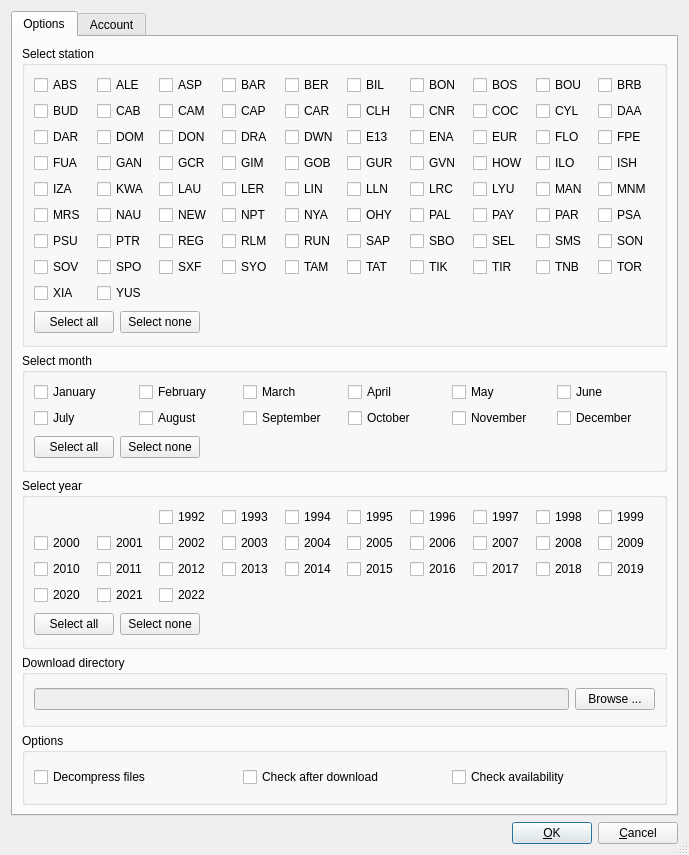
<?xml version="1.0" encoding="UTF-8"?>
<ui version="4.0">
 <class>DownloadManagerDialog</class>
 <widget class="QDialog" name="DownloadManagerDialog">
  <property name="geometry">
   <rect>
    <x>0</x>
    <y>0</y>
    <width>689</width>
    <height>855</height>
   </rect>
  </property>
  <property name="sizePolicy">
   <sizepolicy hsizetype="Preferred" vsizetype="Preferred">
    <horstretch>0</horstretch>
    <verstretch>0</verstretch>
   </sizepolicy>
  </property>
  <property name="windowTitle">
   <string>Download manager</string>
  </property>
  <property name="sizeGripEnabled">
   <bool>true</bool>
  </property>
  <property name="modal">
   <bool>true</bool>
  </property>
  <layout class="QGridLayout" name="gridLayout_8">
   <item row="0" column="0">
    <widget class="QTabWidget" name="tabWidget">
     <property name="currentIndex">
      <number>0</number>
     </property>
     <widget class="QWidget" name="OptionsTab">
      <attribute name="title">
       <string>Options</string>
      </attribute>
      <layout class="QGridLayout" name="gridLayout_7">
       <item row="0" column="0">
        <widget class="QGroupBox" name="SelectStation_groupBox">
         <property name="title">
          <string>Select station</string>
         </property>
         <layout class="QGridLayout" name="gridLayout_2">
          <item row="0" column="0" colspan="3">
           <layout class="QGridLayout" name="gridLayout">
            <item row="4" column="5">
             <widget class="QCheckBox" name="LLN_checkBox">
              <property name="text">
               <string>LLN</string>
              </property>
             </widget>
            </item>
            <item row="3" column="5">
             <widget class="QCheckBox" name="GUR_checkBox">
              <property name="text">
               <string>GUR</string>
              </property>
             </widget>
            </item>
            <item row="3" column="2">
             <widget class="QCheckBox" name="GCR_checkBox">
              <property name="text">
               <string>GCR</string>
              </property>
             </widget>
            </item>
            <item row="3" column="4">
             <widget class="QCheckBox" name="GOB_checkBox">
              <property name="text">
               <string>GOB</string>
              </property>
             </widget>
            </item>
            <item row="0" column="1">
             <widget class="QCheckBox" name="ALE_checkBox">
              <property name="text">
               <string>ALE</string>
              </property>
             </widget>
            </item>
            <item row="3" column="7">
             <widget class="QCheckBox" name="HOW_checkBox">
              <property name="text">
               <string>HOW</string>
              </property>
             </widget>
            </item>
            <item row="4" column="2">
             <widget class="QCheckBox" name="LAU_checkBox">
              <property name="text">
               <string>LAU</string>
              </property>
             </widget>
            </item>
            <item row="3" column="0">
             <widget class="QCheckBox" name="FUA_checkBox">
              <property name="text">
               <string>FUA</string>
              </property>
             </widget>
            </item>
            <item row="3" column="6">
             <widget class="QCheckBox" name="GVN_checkBox">
              <property name="text">
               <string>GVN</string>
              </property>
             </widget>
            </item>
            <item row="6" column="2">
             <widget class="QCheckBox" name="REG_checkBox">
              <property name="text">
               <string>REG</string>
              </property>
             </widget>
            </item>
            <item row="2" column="4">
             <widget class="QCheckBox" name="DWN_checkBox">
              <property name="text">
               <string>DWN</string>
              </property>
             </widget>
            </item>
            <item row="1" column="1">
             <widget class="QCheckBox" name="CAB_checkBox">
              <property name="text">
               <string>CAB</string>
              </property>
             </widget>
            </item>
            <item row="2" column="6">
             <widget class="QCheckBox" name="ENA_checkBox">
              <property name="text">
               <string>ENA</string>
              </property>
             </widget>
            </item>
            <item row="0" column="7">
             <widget class="QCheckBox" name="BOS_checkBox">
              <property name="text">
               <string>BOS</string>
              </property>
             </widget>
            </item>
            <item row="4" column="3">
             <widget class="QCheckBox" name="LER_checkBox">
              <property name="text">
               <string>LER</string>
              </property>
             </widget>
            </item>
            <item row="0" column="5">
             <widget class="QCheckBox" name="BIL_checkBox">
              <property name="text">
               <string>BIL</string>
              </property>
             </widget>
            </item>
            <item row="1" column="7">
             <widget class="QCheckBox" name="COC_checkBox">
              <property name="text">
               <string>COC</string>
              </property>
             </widget>
            </item>
            <item row="7" column="0">
             <widget class="QCheckBox" name="SOV_checkBox">
              <property name="text">
               <string>SOV</string>
              </property>
             </widget>
            </item>
            <item row="5" column="4">
             <widget class="QCheckBox" name="NYA_checkBox">
              <property name="text">
               <string>NYA</string>
              </property>
             </widget>
            </item>
            <item row="6" column="4">
             <widget class="QCheckBox" name="RUN_checkBox">
              <property name="text">
               <string>RUN</string>
              </property>
             </widget>
            </item>
            <item row="7" column="3">
             <widget class="QCheckBox" name="SYO_checkBox">
              <property name="text">
               <string>SYO</string>
              </property>
             </widget>
            </item>
            <item row="7" column="2">
             <widget class="QCheckBox" name="SXF_checkBox">
              <property name="text">
               <string>SXF</string>
              </property>
             </widget>
            </item>
            <item row="1" column="5">
             <widget class="QCheckBox" name="CLH_checkBox">
              <property name="text">
               <string>CLH</string>
              </property>
             </widget>
            </item>
            <item row="4" column="1">
             <widget class="QCheckBox" name="KWA_checkBox">
              <property name="text">
               <string>KWA</string>
              </property>
             </widget>
            </item>
            <item row="4" column="7">
             <widget class="QCheckBox" name="LYU_checkBox">
              <property name="text">
               <string>LYU</string>
              </property>
             </widget>
            </item>
            <item row="5" column="3">
             <widget class="QCheckBox" name="NPT_checkBox">
              <property name="text">
               <string>NPT</string>
              </property>
             </widget>
            </item>
            <item row="5" column="6">
             <widget class="QCheckBox" name="PAL_checkBox">
              <property name="text">
               <string>PAL</string>
              </property>
             </widget>
            </item>
            <item row="2" column="5">
             <widget class="QCheckBox" name="E13_checkBox">
              <property name="text">
               <string>E13</string>
              </property>
             </widget>
            </item>
            <item row="7" column="9">
             <widget class="QCheckBox" name="TOR_checkBox">
              <property name="text">
               <string>TOR</string>
              </property>
             </widget>
            </item>
            <item row="6" column="5">
             <widget class="QCheckBox" name="SAP_checkBox">
              <property name="text">
               <string>SAP</string>
              </property>
             </widget>
            </item>
            <item row="4" column="4">
             <widget class="QCheckBox" name="LIN_checkBox">
              <property name="text">
               <string>LIN</string>
              </property>
             </widget>
            </item>
            <item row="0" column="2">
             <widget class="QCheckBox" name="ASP_checkBox">
              <property name="text">
               <string>ASP</string>
              </property>
             </widget>
            </item>
            <item row="0" column="6">
             <widget class="QCheckBox" name="BON_checkBox">
              <property name="text">
               <string>BON</string>
              </property>
             </widget>
            </item>
            <item row="2" column="1">
             <widget class="QCheckBox" name="DOM_checkBox">
              <property name="text">
               <string>DOM</string>
              </property>
             </widget>
            </item>
            <item row="5" column="0">
             <widget class="QCheckBox" name="MRS_checkBox">
              <property name="text">
               <string>MRS</string>
              </property>
             </widget>
            </item>
            <item row="2" column="3">
             <widget class="QCheckBox" name="DRA_checkBox">
              <property name="text">
               <string>DRA</string>
              </property>
             </widget>
            </item>
            <item row="1" column="4">
             <widget class="QCheckBox" name="CAR_checkBox">
              <property name="text">
               <string>CAR</string>
              </property>
             </widget>
            </item>
            <item row="0" column="4">
             <widget class="QCheckBox" name="BER_checkBox">
              <property name="text">
               <string>BER</string>
              </property>
             </widget>
            </item>
            <item row="7" column="1">
             <widget class="QCheckBox" name="SPO_checkBox">
              <property name="text">
               <string>SPO</string>
              </property>
             </widget>
            </item>
            <item row="4" column="6">
             <widget class="QCheckBox" name="LRC_checkBox">
              <property name="text">
               <string>LRC</string>
              </property>
             </widget>
            </item>
            <item row="7" column="7">
             <widget class="QCheckBox" name="TIR_checkBox">
              <property name="text">
               <string>TIR</string>
              </property>
             </widget>
            </item>
            <item row="5" column="1">
             <widget class="QCheckBox" name="NAU_checkBox">
              <property name="text">
               <string>NAU</string>
              </property>
             </widget>
            </item>
            <item row="6" column="7">
             <widget class="QCheckBox" name="SEL_checkBox">
              <property name="text">
               <string>SEL</string>
              </property>
             </widget>
            </item>
            <item row="4" column="0">
             <widget class="QCheckBox" name="IZA_checkBox">
              <property name="text">
               <string>IZA</string>
              </property>
             </widget>
            </item>
            <item row="2" column="2">
             <widget class="QCheckBox" name="DON_checkBox">
              <property name="enabled">
               <bool>true</bool>
              </property>
              <property name="text">
               <string>DON</string>
              </property>
             </widget>
            </item>
            <item row="6" column="3">
             <widget class="QCheckBox" name="RLM_checkBox">
              <property name="text">
               <string>RLM</string>
              </property>
             </widget>
            </item>
            <item row="3" column="1">
             <widget class="QCheckBox" name="GAN_checkBox">
              <property name="text">
               <string>GAN</string>
              </property>
             </widget>
            </item>
            <item row="5" column="7">
             <widget class="QCheckBox" name="PAY_checkBox">
              <property name="text">
               <string>PAY</string>
              </property>
             </widget>
            </item>
            <item row="0" column="3">
             <widget class="QCheckBox" name="BAR_checkBox">
              <property name="text">
               <string>BAR</string>
              </property>
             </widget>
            </item>
            <item row="0" column="0">
             <widget class="QCheckBox" name="ABS_checkBox">
              <property name="text">
               <string>ABS</string>
              </property>
             </widget>
            </item>
            <item row="6" column="6">
             <widget class="QCheckBox" name="SBO_checkBox">
              <property name="text">
               <string>SBO</string>
              </property>
             </widget>
            </item>
            <item row="2" column="7">
             <widget class="QCheckBox" name="EUR_checkBox">
              <property name="text">
               <string>EUR</string>
              </property>
             </widget>
            </item>
            <item row="5" column="5">
             <widget class="QCheckBox" name="OHY_checkBox">
              <property name="text">
               <string>OHY</string>
              </property>
             </widget>
            </item>
            <item row="6" column="0">
             <widget class="QCheckBox" name="PSU_checkBox">
              <property name="text">
               <string>PSU</string>
              </property>
             </widget>
            </item>
            <item row="3" column="3">
             <widget class="QCheckBox" name="GIM_checkBox">
              <property name="text">
               <string>GIM</string>
              </property>
             </widget>
            </item>
            <item row="1" column="6">
             <widget class="QCheckBox" name="CNR_checkBox">
              <property name="text">
               <string>CNR</string>
              </property>
             </widget>
            </item>
            <item row="1" column="0">
             <widget class="QCheckBox" name="BUD_checkBox">
              <property name="text">
               <string>BUD</string>
              </property>
             </widget>
            </item>
            <item row="2" column="0">
             <widget class="QCheckBox" name="DAR_checkBox">
              <property name="text">
               <string>DAR</string>
              </property>
             </widget>
            </item>
            <item row="1" column="2">
             <widget class="QCheckBox" name="CAM_checkBox">
              <property name="text">
               <string>CAM</string>
              </property>
             </widget>
            </item>
            <item row="7" column="5">
             <widget class="QCheckBox" name="TAT_checkBox">
              <property name="text">
               <string>TAT</string>
              </property>
             </widget>
            </item>
            <item row="1" column="3">
             <widget class="QCheckBox" name="CAP_checkBox">
              <property name="text">
               <string>CAP</string>
              </property>
             </widget>
            </item>
            <item row="5" column="2">
             <widget class="QCheckBox" name="NEW_checkBox">
              <property name="text">
               <string>NEW</string>
              </property>
             </widget>
            </item>
            <item row="6" column="1">
             <widget class="QCheckBox" name="PTR_checkBox">
              <property name="text">
               <string>PTR</string>
              </property>
             </widget>
            </item>
            <item row="7" column="6">
             <widget class="QCheckBox" name="TIK_checkBox">
              <property name="text">
               <string>TIK</string>
              </property>
             </widget>
            </item>
            <item row="7" column="4">
             <widget class="QCheckBox" name="TAM_checkBox">
              <property name="text">
               <string>TAM</string>
              </property>
             </widget>
            </item>
            <item row="7" column="8">
             <widget class="QCheckBox" name="TNB_checkBox">
              <property name="text">
               <string>TNB</string>
              </property>
             </widget>
            </item>
            <item row="0" column="8">
             <widget class="QCheckBox" name="BOU_checkBox">
              <property name="text">
               <string>BOU</string>
              </property>
             </widget>
            </item>
            <item row="0" column="9">
             <widget class="QCheckBox" name="BRB_checkBox">
              <property name="text">
               <string>BRB</string>
              </property>
             </widget>
            </item>
            <item row="1" column="8">
             <widget class="QCheckBox" name="CYL_checkBox">
              <property name="text">
               <string>CYL</string>
              </property>
             </widget>
            </item>
            <item row="1" column="9">
             <widget class="QCheckBox" name="DAA_checkBox">
              <property name="text">
               <string>DAA</string>
              </property>
             </widget>
            </item>
            <item row="2" column="8">
             <widget class="QCheckBox" name="FLO_checkBox">
              <property name="text">
               <string>FLO</string>
              </property>
             </widget>
            </item>
            <item row="2" column="9">
             <widget class="QCheckBox" name="FPE_checkBox">
              <property name="text">
               <string>FPE</string>
              </property>
             </widget>
            </item>
            <item row="3" column="8">
             <widget class="QCheckBox" name="ILO_checkBox">
              <property name="text">
               <string>ILO</string>
              </property>
             </widget>
            </item>
            <item row="3" column="9">
             <widget class="QCheckBox" name="ISH_checkBox">
              <property name="text">
               <string>ISH</string>
              </property>
             </widget>
            </item>
            <item row="4" column="8">
             <widget class="QCheckBox" name="MAN_checkBox">
              <property name="text">
               <string>MAN</string>
              </property>
             </widget>
            </item>
            <item row="4" column="9">
             <widget class="QCheckBox" name="MNM_checkBox">
              <property name="text">
               <string>MNM</string>
              </property>
             </widget>
            </item>
            <item row="5" column="8">
             <widget class="QCheckBox" name="PAR_checkBox">
              <property name="text">
               <string>PAR</string>
              </property>
             </widget>
            </item>
            <item row="5" column="9">
             <widget class="QCheckBox" name="PSA_checkBox">
              <property name="enabled">
               <bool>true</bool>
              </property>
              <property name="text">
               <string>PSA</string>
              </property>
             </widget>
            </item>
            <item row="6" column="8">
             <widget class="QCheckBox" name="SMS_checkBox">
              <property name="text">
               <string>SMS</string>
              </property>
             </widget>
            </item>
            <item row="6" column="9">
             <widget class="QCheckBox" name="SON_checkBox">
              <property name="text">
               <string>SON</string>
              </property>
             </widget>
            </item>
            <item row="8" column="1">
             <widget class="QCheckBox" name="YUS_checkBox">
              <property name="enabled">
               <bool>true</bool>
              </property>
              <property name="text">
               <string>YUS</string>
              </property>
             </widget>
            </item>
            <item row="8" column="0">
             <widget class="QCheckBox" name="XIA_checkBox">
              <property name="text">
               <string>XIA</string>
              </property>
             </widget>
            </item>
           </layout>
          </item>
          <item row="1" column="0">
           <widget class="QPushButton" name="SelectAllStations_pushButton">
            <property name="text">
             <string>Select all</string>
            </property>
           </widget>
          </item>
          <item row="1" column="1">
           <widget class="QPushButton" name="SelectNoneStation_pushButton">
            <property name="text">
             <string>Select none</string>
            </property>
           </widget>
          </item>
          <item row="1" column="2">
           <spacer>
            <property name="orientation">
             <enum>Qt::Horizontal</enum>
            </property>
            <property name="sizeHint" stdset="0">
             <size>
              <width>151</width>
              <height>26</height>
             </size>
            </property>
           </spacer>
          </item>
         </layout>
        </widget>
       </item>
       <item row="1" column="0">
        <widget class="QGroupBox" name="SelectMonth_groupBox">
         <property name="title">
          <string>Select month</string>
         </property>
         <layout class="QGridLayout">
          <item row="0" column="0" colspan="3">
           <layout class="QGridLayout">
            <item row="0" column="0">
             <widget class="QCheckBox" name="January_checkBox">
              <property name="text">
               <string>January</string>
              </property>
             </widget>
            </item>
            <item row="0" column="1">
             <widget class="QCheckBox" name="February_checkBox">
              <property name="text">
               <string>February</string>
              </property>
             </widget>
            </item>
            <item row="0" column="2">
             <widget class="QCheckBox" name="March_checkBox">
              <property name="text">
               <string>March</string>
              </property>
             </widget>
            </item>
            <item row="0" column="3">
             <widget class="QCheckBox" name="April_checkBox">
              <property name="text">
               <string>April</string>
              </property>
             </widget>
            </item>
            <item row="0" column="4">
             <widget class="QCheckBox" name="May_checkBox">
              <property name="text">
               <string>May</string>
              </property>
             </widget>
            </item>
            <item row="0" column="5">
             <widget class="QCheckBox" name="June_checkBox">
              <property name="text">
               <string>June</string>
              </property>
             </widget>
            </item>
            <item row="1" column="0">
             <widget class="QCheckBox" name="July_checkBox">
              <property name="text">
               <string>July</string>
              </property>
             </widget>
            </item>
            <item row="1" column="1">
             <widget class="QCheckBox" name="August_checkBox">
              <property name="text">
               <string>August</string>
              </property>
             </widget>
            </item>
            <item row="1" column="2">
             <widget class="QCheckBox" name="September_checkBox">
              <property name="text">
               <string>September</string>
              </property>
             </widget>
            </item>
            <item row="1" column="3">
             <widget class="QCheckBox" name="October_checkBox">
              <property name="text">
               <string>October</string>
              </property>
             </widget>
            </item>
            <item row="1" column="4">
             <widget class="QCheckBox" name="November_checkBox">
              <property name="text">
               <string>November</string>
              </property>
             </widget>
            </item>
            <item row="1" column="5">
             <widget class="QCheckBox" name="December_checkBox">
              <property name="text">
               <string>December</string>
              </property>
             </widget>
            </item>
           </layout>
          </item>
          <item row="1" column="0">
           <widget class="QPushButton" name="SelectAllMonth_pushButton">
            <property name="text">
             <string>Select all</string>
            </property>
           </widget>
          </item>
          <item row="1" column="1">
           <widget class="QPushButton" name="SelectNoneMonth_pushButton">
            <property name="text">
             <string>Select none</string>
            </property>
           </widget>
          </item>
          <item row="1" column="2">
           <spacer>
            <property name="orientation">
             <enum>Qt::Horizontal</enum>
            </property>
            <property name="sizeHint" stdset="0">
             <size>
              <width>181</width>
              <height>26</height>
             </size>
            </property>
           </spacer>
          </item>
         </layout>
        </widget>
       </item>
       <item row="2" column="0">
        <widget class="QGroupBox" name="SelectYear_groupBox">
         <property name="title">
          <string>Select year</string>
         </property>
         <layout class="QGridLayout" name="gridLayout_5">
          <item row="0" column="0" colspan="3">
           <layout class="QGridLayout" name="gridLayout_4">
            <item row="1" column="1">
             <widget class="QCheckBox" name="Year2001_checkBox">
              <property name="text">
               <string>2001</string>
              </property>
             </widget>
            </item>
            <item row="1" column="2">
             <widget class="QCheckBox" name="Year2002_checkBox">
              <property name="text">
               <string>2002</string>
              </property>
             </widget>
            </item>
            <item row="1" column="5">
             <widget class="QCheckBox" name="Year2005_checkBox">
              <property name="text">
               <string>2005</string>
              </property>
             </widget>
            </item>
            <item row="1" column="3">
             <widget class="QCheckBox" name="Year2003_checkBox">
              <property name="text">
               <string>2003</string>
              </property>
             </widget>
            </item>
            <item row="1" column="4">
             <widget class="QCheckBox" name="Year2004_checkBox">
              <property name="text">
               <string>2004</string>
              </property>
             </widget>
            </item>
            <item row="1" column="6">
             <widget class="QCheckBox" name="Year2006_checkBox">
              <property name="text">
               <string>2006</string>
              </property>
             </widget>
            </item>
            <item row="1" column="9">
             <widget class="QCheckBox" name="Year2009_checkBox">
              <property name="text">
               <string>2009</string>
              </property>
             </widget>
            </item>
            <item row="1" column="7">
             <widget class="QCheckBox" name="Year2007_checkBox">
              <property name="text">
               <string>2007</string>
              </property>
             </widget>
            </item>
            <item row="1" column="8">
             <widget class="QCheckBox" name="Year2008_checkBox">
              <property name="text">
               <string>2008</string>
              </property>
             </widget>
            </item>
            <item row="2" column="0">
             <widget class="QCheckBox" name="Year2010_checkBox">
              <property name="text">
               <string>2010</string>
              </property>
             </widget>
            </item>
            <item row="2" column="6">
             <widget class="QCheckBox" name="Year2016_checkBox">
              <property name="text">
               <string>2016</string>
              </property>
             </widget>
            </item>
            <item row="2" column="3">
             <widget class="QCheckBox" name="Year2013_checkBox">
              <property name="text">
               <string>2013</string>
              </property>
             </widget>
            </item>
            <item row="2" column="2">
             <widget class="QCheckBox" name="Year2012_checkBox">
              <property name="text">
               <string>2012</string>
              </property>
             </widget>
            </item>
            <item row="2" column="1">
             <widget class="QCheckBox" name="Year2011_checkBox">
              <property name="text">
               <string>2011</string>
              </property>
             </widget>
            </item>
            <item row="2" column="4">
             <widget class="QCheckBox" name="Year2014_checkBox">
              <property name="text">
               <string>2014</string>
              </property>
             </widget>
            </item>
            <item row="2" column="5">
             <widget class="QCheckBox" name="Year2015_checkBox">
              <property name="text">
               <string>2015</string>
              </property>
             </widget>
            </item>
            <item row="2" column="9">
             <widget class="QCheckBox" name="Year2019_checkBox">
              <property name="text">
               <string>2019</string>
              </property>
             </widget>
            </item>
            <item row="2" column="7">
             <widget class="QCheckBox" name="Year2017_checkBox">
              <property name="text">
               <string>2017</string>
              </property>
             </widget>
            </item>
            <item row="2" column="8">
             <widget class="QCheckBox" name="Year2018_checkBox">
              <property name="text">
               <string>2018</string>
              </property>
             </widget>
            </item>
            <item row="0" column="2">
             <widget class="QCheckBox" name="Year1992_checkBox">
              <property name="text">
               <string>1992</string>
              </property>
             </widget>
            </item>
            <item row="0" column="7">
             <widget class="QCheckBox" name="Year1997_checkBox">
              <property name="text">
               <string>1997</string>
              </property>
             </widget>
            </item>
            <item row="0" column="5">
             <widget class="QCheckBox" name="Year1995_checkBox">
              <property name="text">
               <string>1995</string>
              </property>
             </widget>
            </item>
            <item row="0" column="6">
             <widget class="QCheckBox" name="Year1996_checkBox">
              <property name="text">
               <string>1996</string>
              </property>
             </widget>
            </item>
            <item row="0" column="3">
             <widget class="QCheckBox" name="Year1993_checkBox">
              <property name="text">
               <string>1993</string>
              </property>
             </widget>
            </item>
            <item row="0" column="4">
             <widget class="QCheckBox" name="Year1994_checkBox">
              <property name="text">
               <string>1994</string>
              </property>
             </widget>
            </item>
            <item row="0" column="8">
             <widget class="QCheckBox" name="Year1998_checkBox">
              <property name="text">
               <string>1998</string>
              </property>
             </widget>
            </item>
            <item row="1" column="0">
             <widget class="QCheckBox" name="Year2000_checkBox">
              <property name="text">
               <string>2000</string>
              </property>
             </widget>
            </item>
            <item row="0" column="9">
             <widget class="QCheckBox" name="Year1999_checkBox">
              <property name="text">
               <string>1999</string>
              </property>
             </widget>
            </item>
            <item row="3" column="0">
             <widget class="QCheckBox" name="Year2020_checkBox">
              <property name="text">
               <string>2020</string>
              </property>
             </widget>
            </item>
            <item row="3" column="1">
             <widget class="QCheckBox" name="Year2021_checkBox">
              <property name="text">
               <string>2021</string>
              </property>
             </widget>
            </item>
            <item row="3" column="2">
             <widget class="QCheckBox" name="Year2022_checkBox">
              <property name="text">
               <string>2022</string>
              </property>
             </widget>
            </item>
           </layout>
          </item>
          <item row="1" column="0">
           <widget class="QPushButton" name="SelectAllYears_pushButton">
            <property name="text">
             <string>Select all</string>
            </property>
           </widget>
          </item>
          <item row="1" column="1">
           <widget class="QPushButton" name="SelectNoneYear_pushButton">
            <property name="text">
             <string>Select none</string>
            </property>
           </widget>
          </item>
          <item row="1" column="2">
           <spacer>
            <property name="orientation">
             <enum>Qt::Horizontal</enum>
            </property>
            <property name="sizeHint" stdset="0">
             <size>
              <width>171</width>
              <height>26</height>
             </size>
            </property>
           </spacer>
          </item>
         </layout>
        </widget>
       </item>
       <item row="3" column="0">
        <widget class="QGroupBox" name="DownloadDirectory_groupBox">
         <property name="title">
          <string>Download directory</string>
         </property>
         <layout class="QGridLayout" name="gridLayout_3">
          <item row="0" column="0">
           <widget class="QLineEdit" name="DownloadDirectory_lineEdit">
            <property name="enabled">
             <bool>false</bool>
            </property>
           </widget>
          </item>
          <item row="0" column="1">
           <widget class="QPushButton" name="BrowseDownloadDirectory_pushButton">
            <property name="text">
             <string>Browse ...</string>
            </property>
           </widget>
          </item>
         </layout>
        </widget>
       </item>
       <item row="4" column="0">
        <widget class="QGroupBox" name="Options_groupBox">
         <property name="title">
          <string>Options</string>
         </property>
         <layout class="QGridLayout" name="gridLayout_6">
          <item row="0" column="0">
           <widget class="QCheckBox" name="DecompressFiles_checkBox">
            <property name="text">
             <string>Decompress files</string>
            </property>
           </widget>
          </item>
          <item row="0" column="2">
           <widget class="QCheckBox" name="CheckAvailability_checkBox">
            <property name="text">
             <string>Check availability</string>
            </property>
           </widget>
          </item>
          <item row="0" column="1">
           <widget class="QCheckBox" name="CheckFiles_checkBox">
            <property name="text">
             <string>Check after download</string>
            </property>
           </widget>
          </item>
         </layout>
        </widget>
       </item>
      </layout>
     </widget>
     <widget class="QWidget" name="AccountTab">
      <attribute name="title">
       <string>Account</string>
      </attribute>
      <layout class="QGridLayout">
       <item row="0" column="0">
        <widget class="QGroupBox" name="groupBox">
         <property name="title">
          <string>FTP server</string>
         </property>
         <layout class="QGridLayout">
          <item row="0" column="0">
           <widget class="QLineEdit" name="FTPServer_lineEdit"/>
          </item>
         </layout>
        </widget>
       </item>
       <item row="1" column="0">
        <widget class="QGroupBox" name="Account_groupBox">
         <property name="title">
          <string>Account</string>
         </property>
         <layout class="QGridLayout" name="gridLayout_9">
          <item row="0" column="0">
           <widget class="QLabel" name="label_2">
            <property name="text">
             <string>&amp;User</string>
            </property>
            <property name="buddy">
             <cstring>User_lineEdit</cstring>
            </property>
           </widget>
          </item>
          <item row="0" column="1">
           <widget class="QLineEdit" name="User_lineEdit">
            <property name="maximumSize">
             <size>
              <width>100</width>
              <height>16777215</height>
             </size>
            </property>
           </widget>
          </item>
          <item row="0" column="2">
           <spacer name="horizontalSpacer">
            <property name="orientation">
             <enum>Qt::Horizontal</enum>
            </property>
            <property name="sizeHint" stdset="0">
             <size>
              <width>404</width>
              <height>20</height>
             </size>
            </property>
           </spacer>
          </item>
          <item row="1" column="0">
           <widget class="QLabel" name="label_3">
            <property name="text">
             <string>&amp;Password</string>
            </property>
            <property name="buddy">
             <cstring>Password_lineEdit</cstring>
            </property>
           </widget>
          </item>
          <item row="1" column="1">
           <widget class="QLineEdit" name="Password_lineEdit">
            <property name="maximumSize">
             <size>
              <width>102</width>
              <height>16777215</height>
             </size>
            </property>
            <property name="echoMode">
             <enum>QLineEdit::PasswordEchoOnEdit</enum>
            </property>
           </widget>
          </item>
          <item row="1" column="2">
           <spacer name="horizontalSpacer_2">
            <property name="orientation">
             <enum>Qt::Horizontal</enum>
            </property>
            <property name="sizeHint" stdset="0">
             <size>
              <width>404</width>
              <height>20</height>
             </size>
            </property>
           </spacer>
          </item>
         </layout>
        </widget>
       </item>
       <item row="2" column="0">
        <spacer>
         <property name="orientation">
          <enum>Qt::Vertical</enum>
         </property>
         <property name="sizeHint" stdset="0">
          <size>
           <width>548</width>
           <height>311</height>
          </size>
         </property>
        </spacer>
       </item>
      </layout>
     </widget>
    </widget>
   </item>
   <item row="1" column="0">
    <layout class="QHBoxLayout">
     <item>
      <spacer>
       <property name="orientation">
        <enum>Qt::Horizontal</enum>
       </property>
       <property name="sizeHint" stdset="0">
        <size>
         <width>40</width>
         <height>20</height>
        </size>
       </property>
      </spacer>
     </item>
     <item>
      <widget class="QPushButton" name="OK_pushButton">
       <property name="text">
        <string>&amp;OK</string>
       </property>
       <property name="default">
        <bool>true</bool>
       </property>
      </widget>
     </item>
     <item>
      <widget class="QPushButton" name="Cancel_pushButton">
       <property name="text">
        <string>&amp;Cancel</string>
       </property>
      </widget>
     </item>
    </layout>
   </item>
  </layout>
 </widget>
 <tabstops>
  <tabstop>tabWidget</tabstop>
  <tabstop>SelectAllStations_pushButton</tabstop>
  <tabstop>SelectNoneStation_pushButton</tabstop>
  <tabstop>January_checkBox</tabstop>
  <tabstop>February_checkBox</tabstop>
  <tabstop>March_checkBox</tabstop>
  <tabstop>April_checkBox</tabstop>
  <tabstop>May_checkBox</tabstop>
  <tabstop>June_checkBox</tabstop>
  <tabstop>July_checkBox</tabstop>
  <tabstop>August_checkBox</tabstop>
  <tabstop>September_checkBox</tabstop>
  <tabstop>October_checkBox</tabstop>
  <tabstop>November_checkBox</tabstop>
  <tabstop>December_checkBox</tabstop>
  <tabstop>SelectAllMonth_pushButton</tabstop>
  <tabstop>SelectNoneMonth_pushButton</tabstop>
  <tabstop>Year1992_checkBox</tabstop>
  <tabstop>Year1993_checkBox</tabstop>
  <tabstop>Year1994_checkBox</tabstop>
  <tabstop>Year1995_checkBox</tabstop>
  <tabstop>Year1996_checkBox</tabstop>
  <tabstop>Year1997_checkBox</tabstop>
  <tabstop>Year1998_checkBox</tabstop>
  <tabstop>Year1999_checkBox</tabstop>
  <tabstop>Year2000_checkBox</tabstop>
  <tabstop>Year2001_checkBox</tabstop>
  <tabstop>Year2002_checkBox</tabstop>
  <tabstop>Year2003_checkBox</tabstop>
  <tabstop>Year2004_checkBox</tabstop>
  <tabstop>Year2005_checkBox</tabstop>
  <tabstop>Year2006_checkBox</tabstop>
  <tabstop>Year2007_checkBox</tabstop>
  <tabstop>Year2008_checkBox</tabstop>
  <tabstop>Year2009_checkBox</tabstop>
  <tabstop>Year2010_checkBox</tabstop>
  <tabstop>Year2011_checkBox</tabstop>
  <tabstop>Year2012_checkBox</tabstop>
  <tabstop>Year2013_checkBox</tabstop>
  <tabstop>Year2014_checkBox</tabstop>
  <tabstop>Year2015_checkBox</tabstop>
  <tabstop>Year2016_checkBox</tabstop>
  <tabstop>Year2017_checkBox</tabstop>
  <tabstop>Year2018_checkBox</tabstop>
  <tabstop>Year2019_checkBox</tabstop>
  <tabstop>SelectAllYears_pushButton</tabstop>
  <tabstop>SelectNoneYear_pushButton</tabstop>
  <tabstop>DownloadDirectory_lineEdit</tabstop>
  <tabstop>BrowseDownloadDirectory_pushButton</tabstop>
  <tabstop>DecompressFiles_checkBox</tabstop>
  <tabstop>CheckFiles_checkBox</tabstop>
  <tabstop>CheckAvailability_checkBox</tabstop>
  <tabstop>OK_pushButton</tabstop>
  <tabstop>Cancel_pushButton</tabstop>
  <tabstop>FTPServer_lineEdit</tabstop>
  <tabstop>User_lineEdit</tabstop>
  <tabstop>Password_lineEdit</tabstop>
 </tabstops>
 <resources/>
 <connections/>
</ui>
